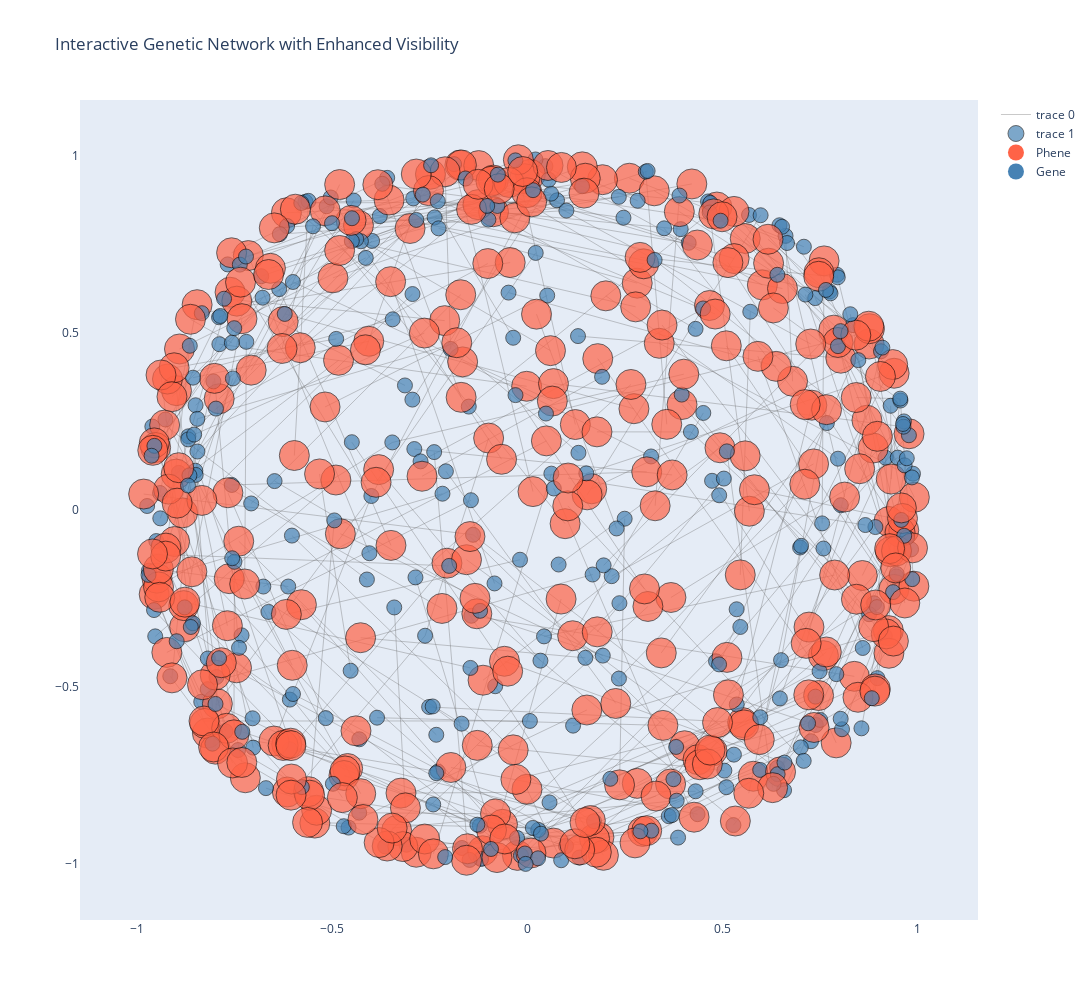

Write notebook code for a chart like this one.
### Markdown cell above
Graph

### Code cell
import networkx as nx
import plotly.graph_objects as go

# Fix missing or incorrect node types
for node in G.nodes():
    if G.nodes[node].get('type') not in ['gene', 'phene']:
        G.nodes[node]['type'] = 'gene'

# Adjust node colors and sizes
node_colors = ['#FF6347' if G.nodes[node]['type'] == 'phene' else '#4682B4' for node in G.nodes()]
node_sizes = [30 if G.nodes[node]['type'] == 'phene' else 15 for node in G.nodes()]

# Spread nodes using spring layout
pos = nx.spring_layout(G, seed=42, k=0.4)  # Increase k for better spread

# Extract positions
x_nodes = [pos[node][0] for node in G.nodes()]
y_nodes = [pos[node][1] for node in G.nodes()]

# Extract edge positions
edge_x = []
edge_y = []
for edge in G.edges():
    x0, y0 = pos[edge[0]]
    x1, y1 = pos[edge[1]]
    edge_x.extend([x0, x1, None])
    edge_y.extend([y0, y1, None])

# Edge plot with improved visibility
edge_trace = go.Scatter(
    x=edge_x,
    y=edge_y,
    mode='lines',
    line=dict(width=0.7, color='rgba(100,100,100,0.5)'),
    hoverinfo='none'
)

# Node plot
node_trace = go.Scatter(
    x=x_nodes,
    y=y_nodes,
    mode='markers',
    marker=dict(
        size=node_sizes,
        color=node_colors,
        line=dict(width=0.8, color='black')
    ),
    hoverinfo='text',
    text=[f'{node} ({G.nodes[node]["type"]})' for node in G.nodes()]
)

# Add Legend
legend_items = [
    go.Scatter(x=[None], y=[None], mode='markers',
               marker=dict(size=20, color='#FF6347'), name='Phene'),
    go.Scatter(x=[None], y=[None], mode='markers',
               marker=dict(size=20, color='#4682B4'), name='Gene')
]

# Final interactive graph
fig = go.Figure(data=[edge_trace, node_trace] + legend_items)
fig.update_layout(
    title='Interactive Genetic Network with Enhanced Visibility',
    showlegend=True,
    hovermode='closest',
    width=1200,
    height=1000,
    xaxis=dict(showgrid=False, zeroline=False),
    yaxis=dict(showgrid=False, zeroline=False),
)
fig.show()

### Figure 1 — Plotly figure (JSON) as saved in the notebook; plotly's stock layout.template omitted (floating-point values rounded to 4 significant figures; data arrays with more than 128 entries replaced by an {"elided": "..."} marker saying what was removed)
{"data": [{"hoverinfo": "none", "line": {"color": "rgba(100,100,100,0.5)", "width": 0.7}, "mode": "lines", "type": "scatter", "x": {"elided": "1059 float values"}, "y": {"elided": "1059 float values"}}, {"hoverinfo": "text", "marker": {"color": {"elided": "689 str values"}, "line": {"color": "black", "width": 0.8}, "size": {"elided": "689 int values"}}, "mode": "markers", "text": {"elided": "689 str values"}, "type": "scatter", "x": {"elided": "689 float values"}, "y": {"elided": "689 float values"}}, {"marker": {"color": "#FF6347", "size": 20}, "mode": "markers", "name": "Phene", "type": "scatter", "x": [null], "y": [null]}, {"marker": {"color": "#4682B4", "size": 20}, "mode": "markers", "name": "Gene", "type": "scatter", "x": [null], "y": [null]}], "layout": {"height": 1000, "hovermode": "closest", "showlegend": true, "title": {"text": "Interactive Genetic Network with Enhanced Visibility"}, "width": 1200, "xaxis": {"showgrid": false, "zeroline": false}, "yaxis": {"showgrid": false, "zeroline": false}}}
